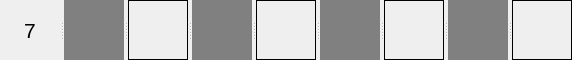
     <widget class="QSplitter" name="splitter_2">
      <property name="orientation">
       <enum>Qt::Horizontal</enum>
      </property>
      <widget class="QLabel" name="label_74">
       <property name="minimumSize">
        <size>
         <width>60</width>
         <height>60</height>
        </size>
       </property>
       <property name="maximumSize">
        <size>
         <width>60</width>
         <height>60</height>
        </size>
       </property>
       <property name="baseSize">
        <size>
         <width>60</width>
         <height>60</height>
        </size>
       </property>
       <property name="font">
        <font>
         <family>Arial</family>
         <pointsize>16</pointsize>
        </font>
       </property>
       <property name="layoutDirection">
        <enum>Qt::LeftToRight</enum>
       </property>
       <property name="text">
        <string>7</string>
       </property>
       <property name="alignment">
        <set>Qt::AlignCenter</set>
       </property>
      </widget>
      <widget class="QLabel" name="cell60">
       <property name="minimumSize">
        <size>
         <width>60</width>
         <height>60</height>
        </size>
       </property>
       <property name="maximumSize">
        <size>
         <width>60</width>
         <height>60</height>
        </size>
       </property>
       <property name="baseSize">
        <size>
         <width>60</width>
         <height>60</height>
        </size>
       </property>
       <property name="layoutDirection">
        <enum>Qt::LeftToRight</enum>
       </property>
       <property name="autoFillBackground">
        <bool>false</bool>
       </property>
       <property name="styleSheet">
        <string notr="true">background-color : grey</string>
       </property>
       <property name="text">
        <string/>
       </property>
      </widget>
      <widget class="QLabel" name="cell61">
       <property name="minimumSize">
        <size>
         <width>60</width>
         <height>60</height>
        </size>
       </property>
       <property name="maximumSize">
        <size>
         <width>60</width>
         <height>60</height>
        </size>
       </property>
       <property name="baseSize">
        <size>
         <width>60</width>
         <height>60</height>
        </size>
       </property>
       <property name="layoutDirection">
        <enum>Qt::LeftToRight</enum>
       </property>
       <property name="autoFillBackground">
        <bool>false</bool>
       </property>
       <property name="styleSheet">
        <string notr="true">border: 1px solid black</string>
       </property>
       <property name="text">
        <string/>
       </property>
      </widget>
      <widget class="QLabel" name="cell62">
       <property name="minimumSize">
        <size>
         <width>60</width>
         <height>60</height>
        </size>
       </property>
       <property name="maximumSize">
        <size>
         <width>60</width>
         <height>60</height>
        </size>
       </property>
       <property name="baseSize">
        <size>
         <width>60</width>
         <height>60</height>
        </size>
       </property>
       <property name="layoutDirection">
        <enum>Qt::LeftToRight</enum>
       </property>
       <property name="autoFillBackground">
        <bool>false</bool>
       </property>
       <property name="styleSheet">
        <string notr="true">background-color : grey</string>
       </property>
       <property name="text">
        <string/>
       </property>
      </widget>
      <widget class="QLabel" name="cell63">
       <property name="minimumSize">
        <size>
         <width>60</width>
         <height>60</height>
        </size>
       </property>
       <property name="maximumSize">
        <size>
         <width>60</width>
         <height>60</height>
        </size>
       </property>
       <property name="baseSize">
        <size>
         <width>60</width>
         <height>60</height>
        </size>
       </property>
       <property name="layoutDirection">
        <enum>Qt::LeftToRight</enum>
       </property>
       <property name="autoFillBackground">
        <bool>false</bool>
       </property>
       <property name="styleSheet">
        <string notr="true">border: 1px solid black</string>
       </property>
       <property name="text">
        <string/>
       </property>
      </widget>
      <widget class="QLabel" name="cell64">
       <property name="minimumSize">
        <size>
         <width>60</width>
         <height>60</height>
        </size>
       </property>
       <property name="maximumSize">
        <size>
         <width>60</width>
         <height>60</height>
        </size>
       </property>
       <property name="baseSize">
        <size>
         <width>60</width>
         <height>60</height>
        </size>
       </property>
       <property name="layoutDirection">
        <enum>Qt::LeftToRight</enum>
       </property>
       <property name="autoFillBackground">
        <bool>false</bool>
       </property>
       <property name="styleSheet">
        <string notr="true">background-color : grey</string>
       </property>
       <property name="text">
        <string/>
       </property>
      </widget>
      <widget class="QLabel" name="cell65">
       <property name="minimumSize">
        <size>
         <width>60</width>
         <height>60</height>
        </size>
       </property>
       <property name="maximumSize">
        <size>
         <width>60</width>
         <height>60</height>
        </size>
       </property>
       <property name="baseSize">
        <size>
         <width>60</width>
         <height>60</height>
        </size>
       </property>
       <property name="layoutDirection">
        <enum>Qt::LeftToRight</enum>
       </property>
       <property name="autoFillBackground">
        <bool>false</bool>
       </property>
       <property name="styleSheet">
        <string notr="true">border: 1px solid black</string>
       </property>
       <property name="text">
        <string/>
       </property>
      </widget>
      <widget class="QLabel" name="cell66">
       <property name="minimumSize">
        <size>
         <width>60</width>
         <height>60</height>
        </size>
       </property>
       <property name="maximumSize">
        <size>
         <width>60</width>
         <height>60</height>
        </size>
       </property>
       <property name="baseSize">
        <size>
         <width>60</width>
         <height>60</height>
        </size>
       </property>
       <property name="layoutDirection">
        <enum>Qt::LeftToRight</enum>
       </property>
       <property name="autoFillBackground">
        <bool>false</bool>
       </property>
       <property name="styleSheet">
        <string notr="true">background-color : grey</string>
       </property>
       <property name="text">
        <string/>
       </property>
      </widget>
      <widget class="QLabel" name="cell67">
       <property name="minimumSize">
        <size>
         <width>60</width>
         <height>60</height>
        </size>
       </property>
       <property name="maximumSize">
        <size>
         <width>60</width>
         <height>60</height>
        </size>
       </property>
       <property name="baseSize">
        <size>
         <width>60</width>
         <height>60</height>
        </size>
       </property>
       <property name="layoutDirection">
        <enum>Qt::LeftToRight</enum>
       </property>
       <property name="autoFillBackground">
        <bool>false</bool>
       </property>
       <property name="styleSheet">
        <string notr="true">border: 1px solid black</string>
       </property>
       <property name="text">
        <string/>
       </property>
      </widget>
     </widget>
